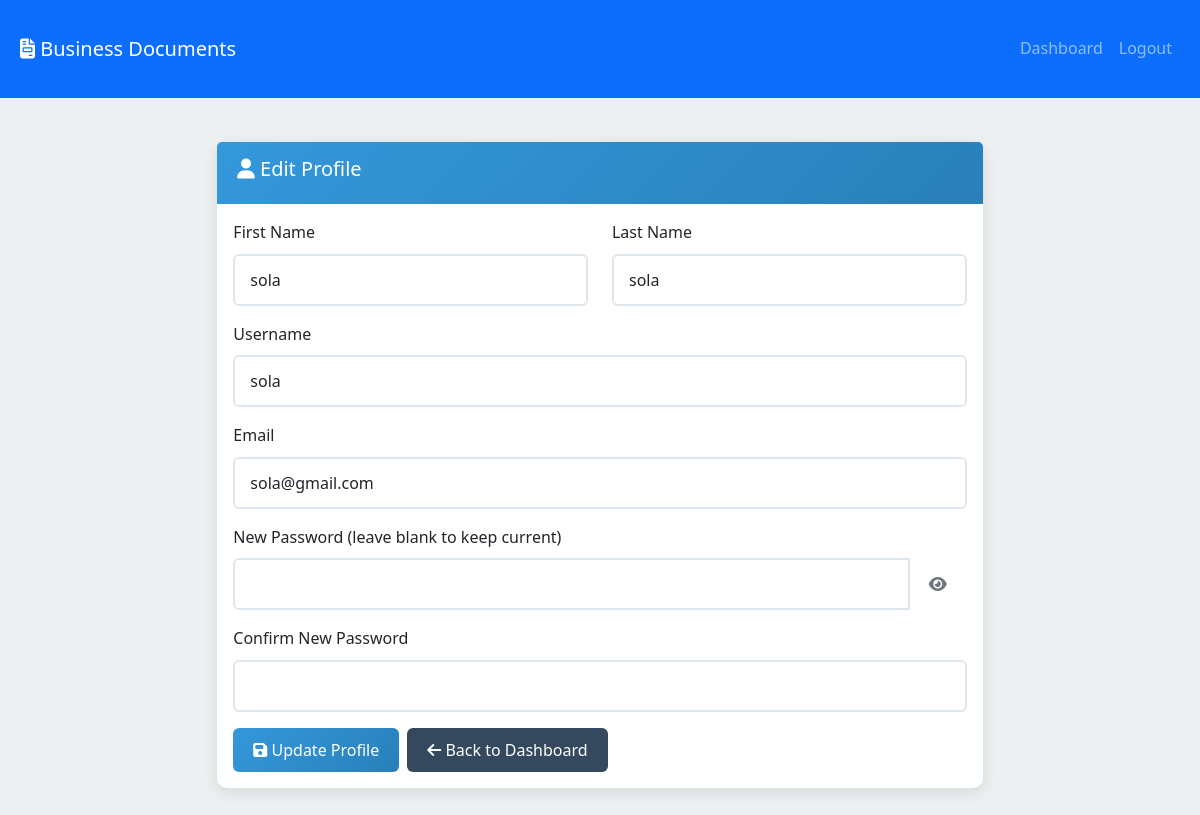
Screenshot of /profile (signed in) with the database file from the repository.
### models.py (models this page shows, shortened)
class User(db.Model):
    id = db.Column(db.Integer, primary_key=True)
    username = db.Column(db.String(80), unique=True, nullable=False)
    email = db.Column(db.String(120), unique=True, nullable=False)
    password_hash = db.Column(db.String(255), nullable=False)
    first_name = db.Column(db.String(100), nullable=False)
    last_name = db.Column(db.String(100), nullable=False)
    is_admin = db.Column(db.Boolean, default=False)
    is_verified = db.Column(db.Boolean, default=False)
    verification_token = db.Column(db.String(100), nullable=True)
    reset_token = db.Column(db.String(100), nullable=True)
    reset_token_expires = db.Column(db.DateTime, nullable=True)
    created_at = db.Column(db.DateTime, default=datetime.utcnow)
    last_login = db.Column(db.DateTime, nullable=True)
    pdf_codes = db.relationship('UserPDFCode', foreign_keys='UserPDFCode.user_id', backref='user', lazy=True, cascade='all, delete-orphan')
    pdf_requests = db.relationship('PDFRequest', backref='user', lazy=True, cascade='all, delete-orphan')
    sent_messages = db.relationship('Message', foreign_keys='Message.sender_id', backref='sender', lazy=True, cascade='all, delete-orphan')
    received_messages = db.relationship('Message', foreign_keys='Message.recipient_id', backref='recipient', lazy=True, cascade='all, delete-orphan')
    uploaded_pdfs = db.relationship('UserPDFCode', foreign_keys='UserPDFCode.uploaded_by_admin_id', backref='uploader', lazy=True)

### app.py (the view, shortened to what this page needs)
@app.route('/profile', methods=['GET', 'POST'])
@login_required
def profile():
    user = User.query.get(session['user_id'])
    return render_template('profile.html', user=user)

### app.py (called while the page is built)
def login_required(f):
    @wraps(f)
    def decorated_function(*args, **kwargs):
        if 'user_id' not in session:
            flash('Please log in to access this page.', 'error')
            return redirect(url_for('login'))
        return f(*args, **kwargs)
    return decorated_function

### templates/profile.html (shortened to what this page needs)
<!DOCTYPE html>
<html lang="en">
<head>
    <link href="https://cdn.jsdelivr.net/npm/bootstrap@5.3.0/dist/css/bootstrap.min.css" rel="stylesheet">
    <link rel="stylesheet" href="https://cdnjs.cloudflare.com/ajax/libs/font-awesome/6.4.0/css/all.min.css">
    <link rel="stylesheet" href="{{ url_for('static', filename='css/style.css') }}">
</head>
<body>
    <nav class="navbar navbar-expand-lg navbar-dark bg-primary">
        <div class="container">
            <a class="navbar-brand" href="{{ url_for('dashboard') }}">
                <i class="fas fa-file-invoice"></i> Business Documents
            </a>
            <div class="navbar-nav ms-auto">
                <a class="nav-link" href="{{ url_for('dashboard') }}">Dashboard</a>
                <a class="nav-link" href="{{ url_for('logout') }}">Logout</a>
            </div>
        </div>
    </nav>
    <div class="container mt-4">
        <div class="row justify-content-center">
            <div class="col-md-8">
                <div class="card">
                    <div class="card-header">
                        <h5><i class="fas fa-user"></i> Edit Profile</h5>
                    </div>
                    <div class="card-body">
                        <form id="profileForm">
                            <div class="row">
                                <div class="col-md-6 mb-3">
                                    <label for="first_name" class="form-label">First Name</label>
                                    <input type="text" class="form-control" id="first_name" name="first_name" value="{{ user.first_name }}" required>
                                </div>
                                <div class="col-md-6 mb-3">
                                    <label for="last_name" class="form-label">Last Name</label>
                                    <input type="text" class="form-control" id="last_name" name="last_name" value="{{ user.last_name }}" required>
                                </div>
                            </div>
                            <div class="mb-3">
                                <label for="username" class="form-label">Username</label>
                                <input type="text" class="form-control" id="username" name="username" value="{{ user.username }}" required>
                            </div>
                            <div class="mb-3">
                                <label for="email" class="form-label">Email</label>
                                <input type="email" class="form-control" id="email" name="email" value="{{ user.email }}" required>
                            </div>
                            <div class="mb-3">
                                <label for="password" class="form-label">New Password (leave blank to keep current)</label>
                                <div class="input-group">
                                    <input type="password" class="form-control" id="password" name="password" minlength="6">
                                    <button type="button" class="btn btn-outline-secondary" id="togglePassword">
                                        <i class="fas fa-eye"></i>
                                    </button>
                                </div>
                            </div>
                            <div class="mb-3">
                                <label for="confirm_password" class="form-label">Confirm New Password</label>
                                <input type="password" class="form-control" id="confirm_password" name="confirm_password">
                            </div>
                            <div class="d-flex gap-2">
                                <button type="submit" class="btn btn-primary">
                                    <i class="fas fa-save"></i> Update Profile
                                </button>
                                <a href="{{ url_for('dashboard') }}" class="btn btn-secondary">
                                    <i class="fas fa-arrow-left"></i> Back to Dashboard
                                </a>
                            </div>
                        </form>
                    </div>
                </div>
            </div>
        </div>
    </div>
</body>
</html>

### static/css/style.css (style rules this page uses)
:root { --primary-color: #2c3e50; --secondary-color: #34495e; --accent-color: #3498db; --success-color: #27ae60; --danger-color: #e74c3c; --warning-color: #f39c12; --info-color: #16a085; --light-color: #ecf0f1; --dark-color: #2c3e50; --white: #ffffff; --black: #000000; --gradient-primary: linear-gradient(135deg, #2c3e50 0%, #34495e 100%); --gradient-accent: linear-gradient(135deg, #3498db 0%, #2980b9 100%); }
body { font-family: 'Segoe UI', Tahoma, Geneva, Verdana, sans-serif; background-color: var(--light-color); color: var(--dark-color); line-height: 1.6; margin: 0; padding: 0; }
.container { max-width: 1200px; margin: 0 auto; padding: 20px; }
.card, .document-card { border: none; border-radius: 10px; box-shadow: 0 4px 15px rgba(0, 0, 0, 0.1); margin-bottom: 20px; transition: all 0.3s ease; }
.card-header { background: var(--gradient-accent); color: var(--white); border-bottom: none; border-radius: 10px 10px 0 0; padding: 15px 20px; }
.btn { border-radius: 6px; padding: 10px 20px; font-weight: 500; transition: all 0.3s ease; border: none; }
.btn-primary { background: var(--gradient-accent); color: var(--white); }
.btn-secondary { background: var(--secondary-color); }
.form-control { border-radius: 6px; border: 2px solid #e0e6ed; padding: 12px 15px; transition: all 0.3s ease; }

### rows the page displays
User: first_name "sola", last_name "sola", username "sola", email "sola@gmail.com"
